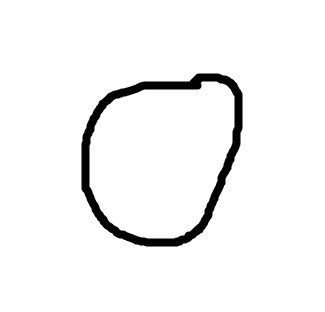
#> input picture midterm/images/test2/0.png, 325 x 312 px; its folder holds 4 pictures in this run
$ python mid_2.py
#> lines starting #> are read from the running program, lines starting #| are printed output that depends on the picture; after the words box and inside, x2 and y2 are one past the last pixel; in counts of white or black regions, pixels touching at a corner belong together
### midterm/init.py
import matplotlib.pyplot as plt


class Initial(object):
    @staticmethod
    def pltInitial():
        """
        Parameters
        ----------

        Returns
        -------

        :Author:  LiXianLei
        :Create:  2021/5/6 22:29
        :Description: # TODO(qingshan11020905@163.com):
                      # TODO(LiXianLei):
        Copyright (c) 2021, LiXianLei Group All Rights Reserved.
        """
        plt.rcParams['font.sans-serif'] = 'SimHei'  # 设置字体
        plt.rcParams['axes.unicode_minus'] = False  # 设置负号显示格式

    # [15 lines left out: function readImage, not called in this run]

### midterm/mid_2.py
import os
import numpy as np
from PIL import Image
import matplotlib.pyplot as plt
import midterm.init as init

init.Initial.pltInitial()


class NumberImage:
    def __init__(self, path="images/test2/", extension=".png"):
        self.path = path
        self.extension = extension

    def setPath(self, path):
        self.path = path

    def setExtension(self, extension):
        self.extension = extension

    def getImagePathList(self):
        """
        Parameters
        ----------
        self:none

        Returns
        -------
        list which contains all images which extension is specified

        :Author:  LiXianLei
        :Create:  2021/5/7 21:55
        :Description: # TODO(qingshan110210905@163.com):返回图片路径列表
        Copyright (c) 2021, LiXianLei Group All Rights Reserved.
        """
        return [os.path.join(self.path, f) for f in os.listdir(self.path) if f.endswith(self.extension)]

    def imageProcessing(self):
        """
        Parameters
        ----------
        self:none

        Returns
        -------
        the list which contains all the processed images,the type of the list element is numpy.array

        :Author:  LiXianLei
        :Create:  2021/5/11 15:07
        :Description: # TODO(qingshan110210905@163.com):图片处理（读取，二值化，反置，转化为numpy array)
        Copyright (c) 2021, LiXianLei Group All Rights Reserved.
        """
        img_list = []
        img_path = self.getImagePathList()
        i = 0
        for path in img_path:
            img = Image.open(path)  # 打开图片
#> img is the input picture: PIL image 325x312 RGB; min 0, max 255, mean 244.1
            img_gray = img.convert("1")  # 转化为二值图像
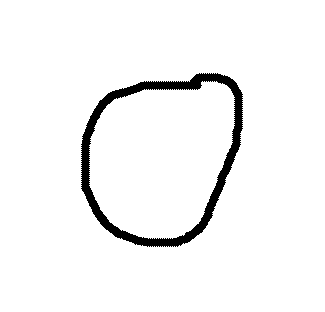
#> img_gray: PIL image 325x312 1; 95.7% white; 1 black region, box (x1, y1, x2, y2) and area: (81, 73, 243, 247) 4316
            img_gray_array = np.array(img_gray)  # 蒋土祥转化为numpy数组
            img_invert_array = np.invert(img_gray_array)  # 反置运算 0->1 1->0
            img_invert = Image.fromarray(img_invert_array)  # 将numpy数组转为图像
            img_small = img_invert.resize((28, 28))  # 将图像缩放为28*28
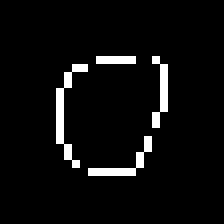
#> img_small: PIL image 28x28 1 (shown 8 times larger); 4.8% white in thin lines or dots, all inside (x1, y1, x2, y2) = (7, 7, 21, 22)
            plt.imshow(img_small)
            img_small.save(self.path + "process/no" + str(i) + self.extension)  # 将图像按照原路径保存
            img_small_array = np.array(img_small).reshape(28, 28)  # 将缩放后的图像转化为numpy数组
            img_list.append(img_small_array)  # 将数组存入图片数组中
#> pass 2 of the loop in imageProcessing, `for path in img_path:`:
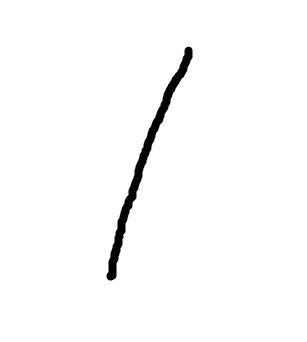
#> input picture midterm/images/test2/1.png, 307 x 342 px
#> in imageProcessing, img is the input picture: PIL image 307x342 RGB; min 0, max 255, mean 250
#> in imageProcessing, `img_gray = img.convert("1")`:
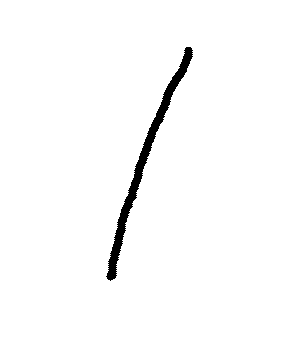
#> img_gray: PIL image 307x342 1; 98% white; 1 black region, box (x1, y1, x2, y2) and area: (106, 47, 193, 281) 2051
#> in imageProcessing, `img_small = img_invert.resize((28, 28))`:
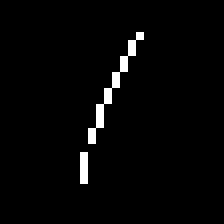
#> img_small: PIL image 28x28 1 (shown 8 times larger); 2.3% white in thin lines or dots, all inside (x1, y1, x2, y2) = (10, 4, 18, 23)
#> pass 3 of the loop in imageProcessing, `for path in img_path:`:
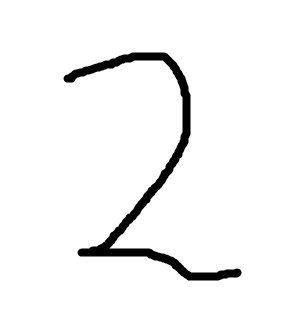
#> input picture midterm/images/test2/2.png, 305 x 330 px
#> in imageProcessing, img is the input picture: PIL image 305x330 RGB; min 0, max 255, mean 244.5
#> in imageProcessing, `img_gray = img.convert("1")`:
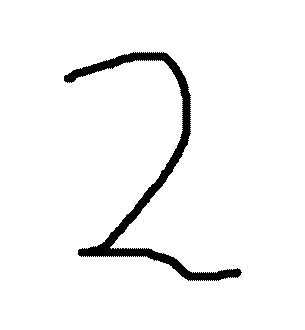
#> img_gray: PIL image 305x330 1; 95.9% white; 1 black region, box (x1, y1, x2, y2) and area: (64, 52, 242, 281) 4139
#> in imageProcessing, `img_small = img_invert.resize((28, 28))`:
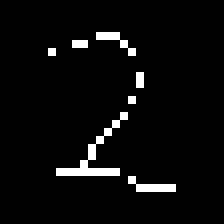
#> img_small: PIL image 28x28 1 (shown 8 times larger); 4.1% white in thin lines or dots, all inside (x1, y1, x2, y2) = (6, 4, 22, 24)
#> the loop made 4 passes; the first 3 are shown
        return img_list

    def typedDataSet(self):
        """
        Parameters
        ----------
        self:any
        Returns
        -------
        (train_x,train_y)
        :Author:  LiXianLei
        :Create:  2021/5/11 15:52
        :Description: # TODO(qingshan110210905@163.com):使用concatenate函数和append函数失效，无法拼接，原因未知
        Copyright (c) 2021, LiXianLei Group All Rights Reserved.
        """
        img_list = self.imageProcessing()
        train_x = np.array(img_list)
        train_y = np.arange(10)
        return train_x, train_y

    def imageShow(self):
        """
        Parameters
        ----------
        self:none

        Returns
        -------
        none

        :Author:  LiXianLei
        :Create:  2021/5/11 15:57
        :Description: # TODO(qingshan110210905@163.com):展示处理后的图像
        Copyright (c) 2021, LiXianLei Group All Rights Reserved.
        """
        train_x, train_y = self.typedDataSet()
        for i in range(0, 10):
            plt.subplot(2, 5, i + 1)
            plt.axis("off")
            plt.imshow(train_x[i], cmap="gray")
            plt.title(train_y[i])
        plt.show()


if __name__ == "__main__":
    ni = NumberImage()
#> (the run stopped early here; a loop or call above may not have finished)
